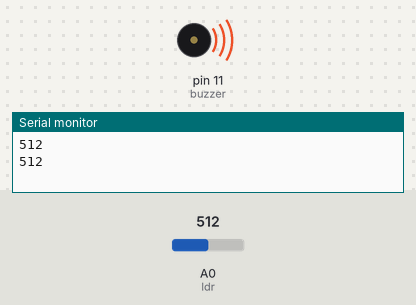
Recording of a sketch running on a simulated Arduino Uno, built with avr-gcc and run on an emulated ATmega328P. Shown: buzzer (waves = sounding, pin HIGH), the last lines printed to the serial monitor. The test bench sets the inputs (shaded band); at power-on: A0 (ldr) = 512.

Above: at 2.8 s.
2.9 s: A0 (ldr) set to 218
5.6 s: A0 (ldr) set to 183
At 6.8 s:
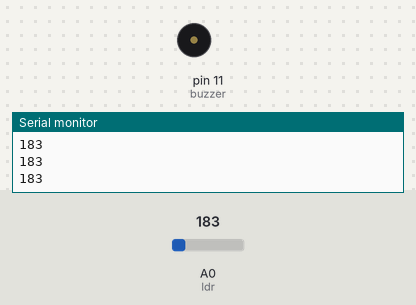
8.3 s: A0 (ldr) set to 210
At 8.9 s:
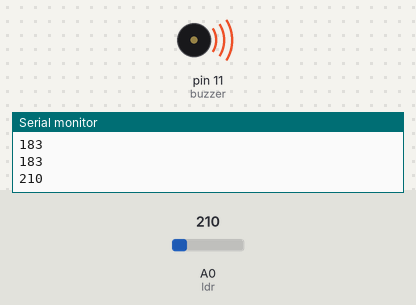
11.0 s: A0 (ldr) set to 190
At 13.1 s:
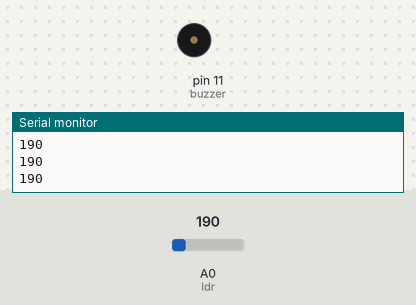
Timing chart, 0 to 14.6 s (numbered marks = the images above; inputs shaded):
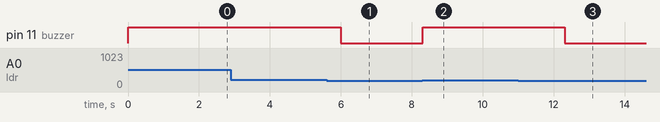

Measured:
- the behaviour switches between 201 and 200 on A0 (ldr) (found by bisection; images 0 and 1)
- after the input at 5.6 s, pin 11 (buzzer): HIGH → LOW after 0.40 s
- after the input at 8.3 s, pin 11 (buzzer): LOW → HIGH at once
- after the input at 11.0 s, pin 11 (buzzer): HIGH → LOW after 1.3 s

The sketch:

burglar-alarm.ino
```cpp
/*
  Code by:
  M.Hashir

  This is a code for a burglar alarm
  It plays buzzer whenever shadow falls on LDR

  Hardware: (Purchased from www.munphurid.com)
  -Arduino
  -LDR
  -Buzzer

  Connections:
  Connect one leg of LDR to GND of Arduino
  Connect other leg of LDR to A0 of Arduino
  Connect small leg of Buzzer to GND
  Connect longer leg of Buzzer to pin 11 of Arduino
*/

int buzzer = 11;    //Connect buzzer to pin 11 of Arduino
int ldr = A0;        //Connect ldr to pin A0 of Arduino

void setup() {
  pinMode(buzzer, OUTPUT);     //Do not edit this line
  pinMode(ldr, INPUT_PULLUP);   //Do not edit this line
  Serial.begin(9600);          //Do not edit this line
}

void loop() {
  int input = analogRead(ldr);    //Take input
  Serial.println(input);          //Show input on Serial monitor
  if (input > 200) {
    digitalWrite(buzzer, HIGH);     //If there is shadow, turn on Buzzer
    delay(2000);                    //wait
  }
  else {
    digitalWrite(buzzer, LOW);       //Otherwise if there is light, turn off Buzzer
  }

}
```
